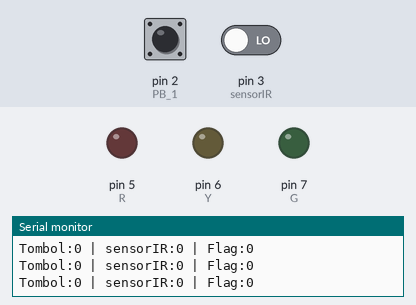
Simulated run of this sketch. Board: Arduino Uno, built with avr-gcc and run on an emulated ATmega328P. On the bench: output pins drawn as LEDs (lit = HIGH), the last lines printed to the serial monitor. Dashed ring = blinking. The test bench sets the inputs (shaded band); at power-on: pin 2 (PB_1) LOW, pin 3 (sensorIR) LOW.

Above: at 1.2 s.
1.3 s: pin 2 (PB_1) driven HIGH
At 1.7 s:
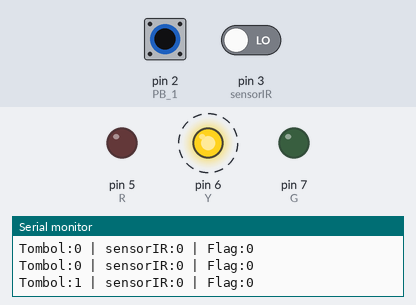
4.3 s: pin 3 (sensorIR) driven HIGH
At 6.4 s:
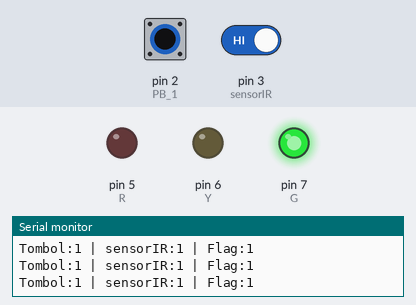
6.7 s: pin 3 (sensorIR) driven LOW
At 7.4 s:
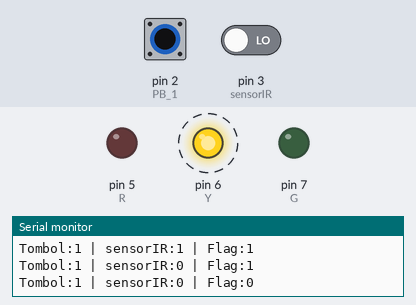
9.7 s: pin 2 (PB_1) driven LOW
At 10.7 s:
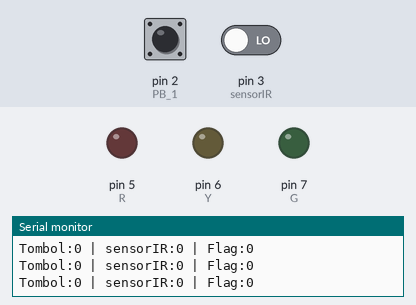
12.7 s: pin 3 (sensorIR) driven HIGH
At 13.7 s:
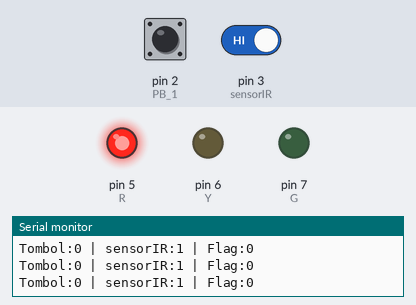
14.2 s: pin 2 (PB_1) pulsed HIGH 2 times (0.12 s each, 0.3 s apart)
At 14.8 s:
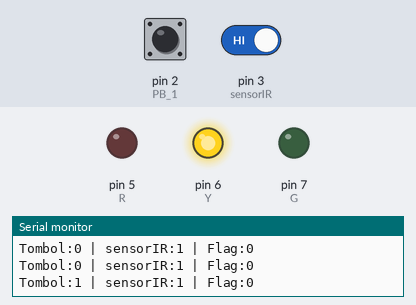
Timing chart, 0 to 17.2 s (numbered marks = the images above; inputs shaded):
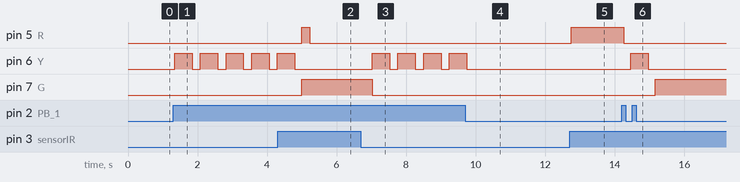

Measured:
- after the input at 1.3 s, pin 6 (Y): alternates HIGH for 0.50 s and LOW for 0.24 s, starting at once
- after the input at 4.3 s, pin 5 (R): LOW → HIGH after 0.70 s, → LOW 0.22 s later; pin 6 (Y): goes on until 4.8 s, then stays LOW; pin 7 (G): LOW → HIGH after 0.70 s
- after the input at 6.7 s, pin 6 (Y): alternates HIGH for 0.50 s and LOW for 0.24 s, starting after 0.33 s; pin 7 (G): HIGH → LOW after 0.33 s
- after the input at 9.7 s, pin 6 (Y): goes on until 9.7 s, then stays LOW
- after the input at 12.7 s, pin 5 (R): LOW → HIGH at once
- after the input at 14.2 s, pin 5 (R): HIGH → LOW after 0.06 s; pin 6 (Y): LOW → HIGH after 0.26 s, → LOW 0.50 s later; pin 7 (G): LOW → HIGH after 0.96 s

The sketch:

1.challengeIR_TIKET.ino
```cpp
//INISIASI
int PB_1= 2;
int sensorIR= 3;
int R = 5;
int Y = 6;
int G = 7;
int kunciIR = 0;
int kuncialur = 0;

void setup() {
 Serial.begin(9600);
 pinMode(PB_1,INPUT);
 pinMode(sensorIR,INPUT);
 pinMode(R,OUTPUT);
 pinMode(Y,OUTPUT);
 pinMode(G,OUTPUT);
 Serial.print("SYSTEM START");
}

void loop() {
  //BACA DATA
  int bacaPB_1=digitalRead(PB_1);
  int bacaIR=digitalRead(sensorIR);

  //PRINT SERIAL
  Serial.print("Tombol:");
  Serial.print(bacaPB_1);
  Serial.print(" | sensorIR:");
  Serial.print(bacaIR);
  Serial.print(" | Flag:");
  Serial.print(kuncialur);
  Serial.println();


  //LOGIKA

  if (bacaIR==1 && kunciIR==0 ){
    digitalWrite(R,HIGH);
    Serial.println();
    Serial.print("Palang Tertutup");
    Serial.println();
    delay(200);
    kunciIR=1;
  }
   else if ( bacaPB_1==1 && kunciIR==1 ) {
    digitalWrite(R,LOW);
    delay(200);
   }
  if (bacaPB_1==1 && kuncialur==0 ){
    digitalWrite(R,LOW);
    digitalWrite(Y,HIGH);
    delay(500);
    digitalWrite(Y,LOW);
    delay(200);
    digitalWrite(G,HIGH);
    Serial.print("silahkan ambil tiket");
    Serial.println();
    Serial.print("Palang terbuka");
    Serial.println();
    kuncialur=1;
  }
  else if ( bacaIR==0 && kuncialur==1) {
    digitalWrite(G,LOW);
    kunciIR=0;
    kuncialur=0;
   }
}
```
